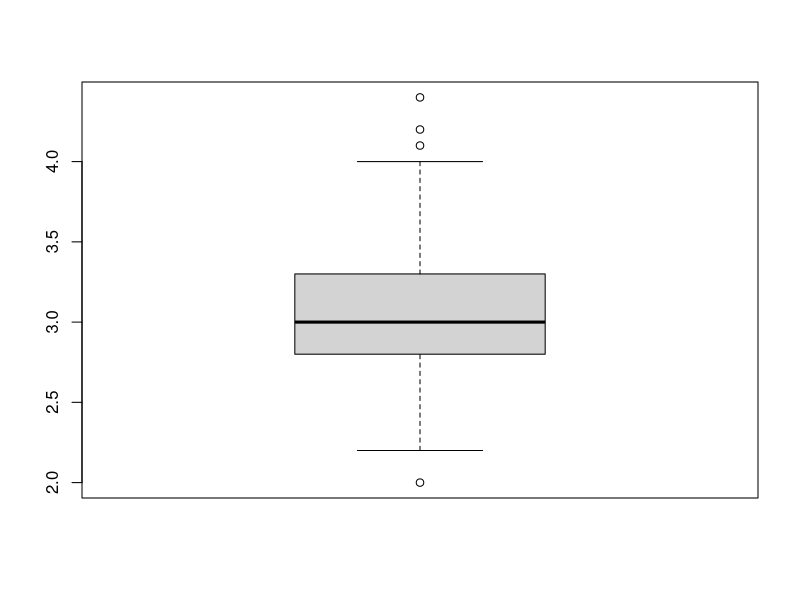
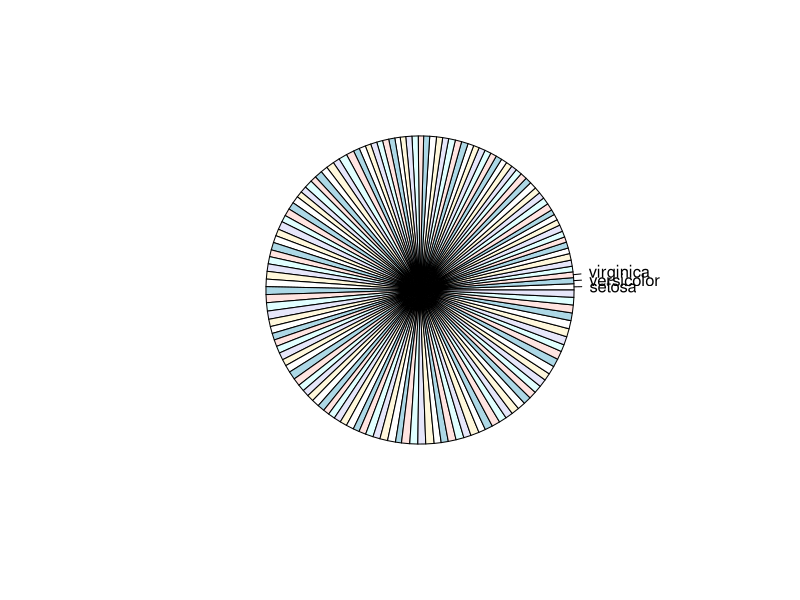

Reproduce these figures in R, in order.
## ---- chunk 1
seq(1,10)
## ---- chunk 2
seq(1, 61, by=6)
## ---- chunk 3
rep(2:4, 5)
## ---- chunk 4
# after converting factorvar to numeric, it should assign back
factorVar <- factor(c(1, 6, 5.4, 3.2))
factorVar <- as.numeric(factorVar)
## ---- chunk 5
#INSERT YOUR ANSWER HERE
## ---- chunk 6
sum((10:100)^3)
## ---- chunk 7
sum(2^(1:10)/(1:10)^2+(1:10)^4/4^(1:10))
## ---- chunk 8
sum(1/factorial((0:10)+1))
## ---- chunk 9
n <- (3:33)
sum(3*n + 3/n^(1/3))
## ---- chunk 10
c(0:5)[NA]
# Create 5 vector, each one has NA value  
## ---- chunk 11
# is.vector tests if input argument is vector
# is.vector tests if each element of input argument is vecor
## ---- chunk 12
# 1. easy to build interactive web apps straight from R
# 2. extend Shiny apps with CSS themes, htmlwidgets, and JavaScript actions
# 3. Shiny apps are easy to write. No web development skills are required
# 4. You can communicate results via interactive charts, visualizations, text, or tables
# 5. Built-in capabilities let you share your work easily with colleagues and friends.
## ---- chunk 13
library(datasets)
## ---- chunk 14
head(iris)
## ---- chunk 15
sapply(iris[c(1:4)], mean, na.rm = TRUE)
## ---- chunk 16
iris$Sepal.Length[is.na(iris$Sepal.Length)] <- mean(iris$Sepal.Length, na.rm=T)
iris$Sepal.Width[is.na(iris$Sepal.Width)] <- mean(iris$Sepal.Width, na.rm=T)
iris$Petal.Length[is.na(iris$Petal.Length)] <- mean(iris$Petal.Length, na.rm=T)
iris$Petal.Width[is.na(iris$Petal.Width)] <- mean(iris$Petal.Width, na.rm=T)
## ---- chunk 17
sd(iris$Sepal.Length, na.rm=T)
sd(iris$Petal.Length, na.rm=T)
## ---- chunk 18
boxplot(iris$Sepal.Width)
#TODO:
## ---- chunk 19
quantile(iris$Sepal.Width, 0.75, na.rm=T)
summary(iris$Sepal.Width)[5]
## ---- chunk 20
labels <- unique(iris$Species)
pie(iris[iris$Sepal.Length<7,]$Sepal.Length, labels)
